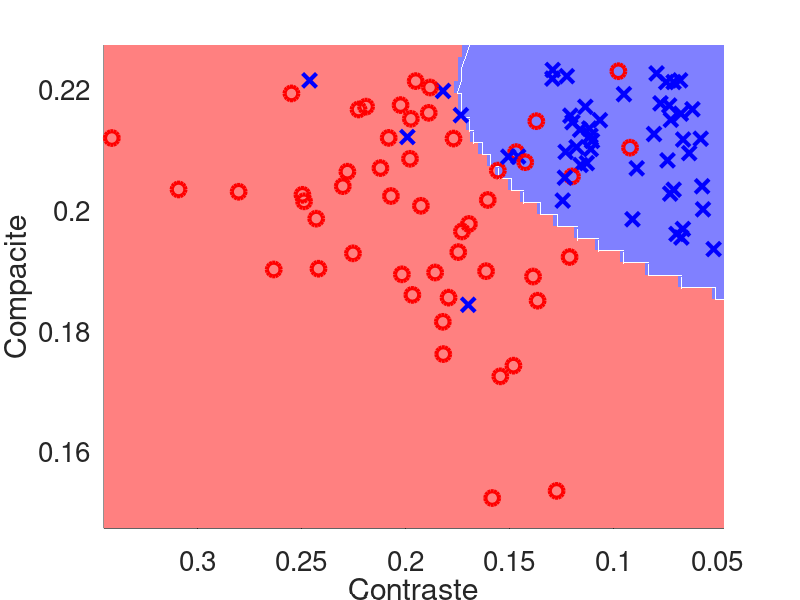

Write MATLAB code to recreate this figure. (Note: this script raises an error after producing the figure.)
clear;
close all;

taille_ecran = get(0,'ScreenSize');
L = taille_ecran(3);
H = taille_ecran(4);

load exercice_1;

% Recherche du maximum de vraisemblance entre les 2 classes :
V_max = max(V_1,V_2);
code_classe = zeros(length(valeurs_carac_2),length(valeurs_carac_1));
code_classe(V_1==V_max) = 1;
code_classe(V_2==V_max) = 2;

% Affichage du maximum de vraisemblance :
figure('Name','Classification par maximum de vraisemblance','Position',[0.25*L,0.1*H,0.5*L,0.7*H]);
surface(valeurs_carac_1,valeurs_carac_2,code_classe,'EdgeColor','none')
carte_couleurs = [0.5 0.5 1 ; 1 0.5 0.5];
colormap(carte_couleurs);
xlabel(nom_carac_1,'FontSize',30);
ylabel(nom_carac_2,'FontSize',30);
view(-90,90);
set(gca,'FontSize',20);
axis(limites_affichage);
hold on;

% Affichage des points de l'ensemble d'apprentissage :
[nb_app,nb_carac,~] = size(X_app);
for i = 1:nb_app
	carac_1_classe_1 = X_app(i,1,1);
	carac_2_classe_1 = X_app(i,2,1);
	plot3(carac_1_classe_1,carac_2_classe_1,nb_carac+1,'bx','MarkerSize',10,'LineWidth',3)

	carac_1_classe_2 = X_app(i,1,2);
	carac_2_classe_2 = X_app(i,2,2);
	plot3(carac_1_classe_2,carac_2_classe_2,nb_carac+1,'ro','MarkerSize',10,'LineWidth',3)
end

% Calcul et affichage du taux de bonnes classifications :
pourcentage_bonne_classification = classif_MV(X_app,mu_1,Sigma_1,mu_2,Sigma_2);
title({'Classification par maximum de vraisemblance' ...
	   [num2str(pourcentage_bonne_classification,'%.1f') '% de bonnes classifications']},...
	  'FontSize',20);

%function pourcentage = classif_MV